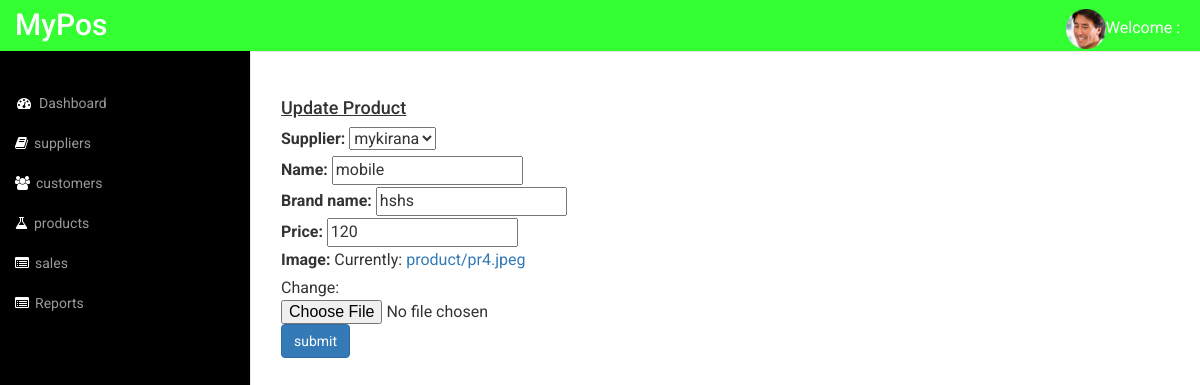
Page /product/update/3/ on the committed database.
### posapp/models.py (models this page shows, shortened)
class Product(models.Model):
    supplier = models.ForeignKey(Supplier,on_delete = models.CASCADE)
    name = models.CharField(max_length=100, unique=True)
    brand_name = models.CharField(max_length=200, blank=True, null=True)
    price = models.IntegerField()
    image = models.ImageField(upload_to='product')

class Supplier(models.Model):
    name = models.CharField(max_length=100,null=True,blank=True)
    address = models.CharField(max_length=250, null= True, blank=True)
    phone = models.CharField(max_length=100, null=True, blank=True)
    mobile_no = models.CharField(max_length=100, null=True, blank=True)
    def __str__(self):
        return self.name

### posapp/views.py (the view)
class ProductUpdateView(UpdateView):
    template_name = 'product/productupdate.html'
    model = Product
    form_class = ProductForm
    success_url = reverse_lazy("posapp:productslist")

### posapp/forms.py
class ProductForm(forms.ModelForm):
    class Meta:
        model = Product
        fields = '__all__'

### templates/product/productupdate.html (shortened to what this page needs)
{% extends 'admintemplates/adminbase.html' %}
{% load static %}
{% block content %}
<div class="container">
    <br>
	<br>
	<div class="row col-1 container">
		<div class="col-md-12">
			<h4><u>Update Product</u></h4>
			<form method="post" enctype="multipart/form-data">
				{{form.as_p}}
				<button class="btn btn-primary">submit</button>
			</form>
		</div>
		<br>
	</div>
</div>
{% endblock %}

### static/adminstatic/css/style.css (style rules this page uses)
h4, h5, h6, h1, h2, h3 { margin-top: 0; }
p { margin: 0; }
html, body { font-family: 'Roboto', sans-serif; font-size: 100%; background:#000; overflow-x: hidden; }
body a { transition:0.5s all; -webkit-transition:0.5s all; -moz-transition:0.5s all; -o-transition:0.5s all; -ms-transition:0.5s all; }

### rows in the picture
Product: supplier "mykirana", brand_name "hshs", price "120"
Supplier: name "mobile"
